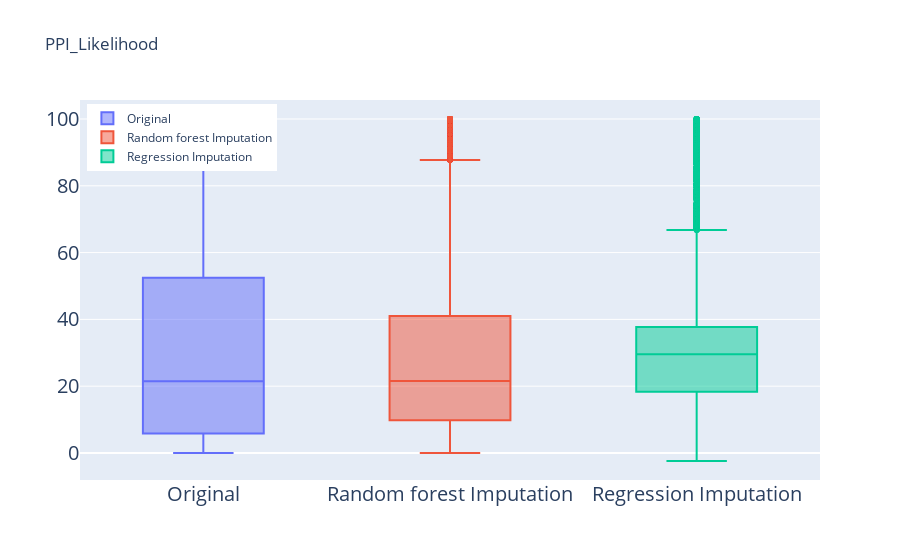

Notebook source saved alongside this figure:
### Code cell
compare_imputation_box(df,df_imp_corr,deter_data,columns)

### Figure 1 — Plotly figure (JSON) as saved in the notebook; plotly's stock layout.template omitted (floating-point values rounded to 4 significant figures; data arrays with more than 128 entries replaced by an {"elided": "..."} marker saying what was removed)
{"data": [{"name": "Original", "type": "box", "y": {"elided": "35728 float values"}}, {"name": "Random forest Imputation", "type": "box", "y": {"elided": "35728 float values"}}, {"name": "Regression Imputation", "type": "box", "y": {"elided": "35728 float values"}}], "layout": {"autosize": true, "legend": {"x": 0.01, "xanchor": "left", "y": 0.99, "yanchor": "top"}, "title": {"text": "PPI_Likelihood"}, "xaxis": {"autorange": true, "range": [-0.5, 2.5], "tickfont": {"size": 20}, "type": "category"}, "yaxis": {"autorange": true, "range": [-8.094, 105.7], "tickfont": {"size": 20}, "type": "linear"}}}
